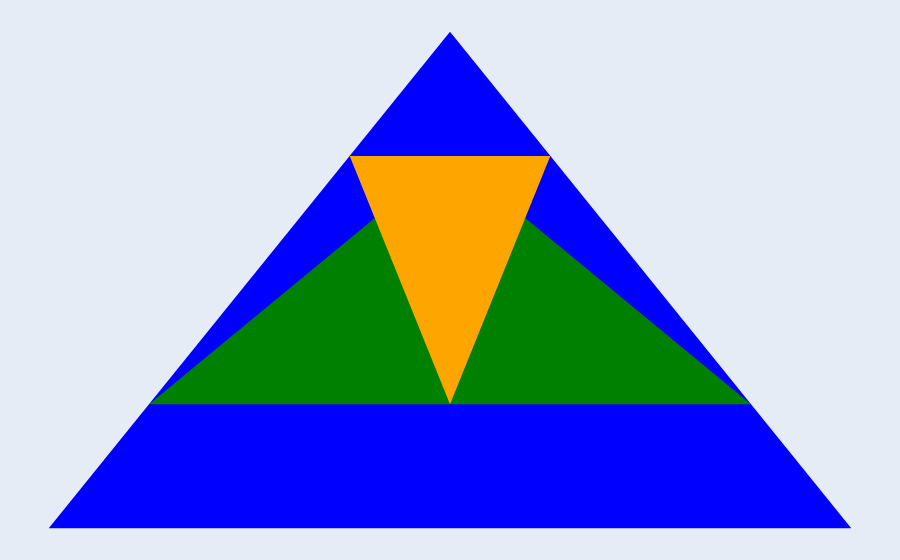

Here is the notebook cell this chart was saved with:
### Code cell
import plotly.graph_objects as go

# Определение вершин треугольника
vertices = [
    [0.5, 1],
    [0, 0],
    [1, 0]
]

# Цвета уровней
colors = ['blue', 'green', 'red', 'orange']

fig = go.Figure()

# Создание уровней треугольника
for i in range(4):
    level_vertices = [
        [0.5, 1 - i * 0.25],
        [0.5 - (0.5 * (1 - i * 0.25)), i * 0.25],
        [0.5 + (0.5 * (1 - i * 0.25)), i * 0.25],
    ]
    fig.add_trace(go.Scatter(
        x=[v[0] for v in level_vertices],
        y=[v[1] for v in level_vertices],
        fill='toself',
        fillcolor=colors[i],
        line=dict(color='rgba(0,0,0,0)')
    ))

fig.update_layout(
    showlegend=False,
    xaxis=dict(visible=False),
    yaxis=dict(visible=False),
    margin=dict(l=0, r=0, t=0, b=0)
)

fig.show()

### Figure 1 — Plotly figure (JSON) as saved in the notebook; plotly's stock layout.template omitted (floating-point values rounded to 4 significant figures)
{"data": [{"fill": "toself", "fillcolor": "blue", "line": {"color": "rgba(0,0,0,0)"}, "type": "scatter", "x": [0.5, 0, 1], "y": [1, 0, 0]}, {"fill": "toself", "fillcolor": "green", "line": {"color": "rgba(0,0,0,0)"}, "type": "scatter", "x": [0.5, 0.125, 0.875], "y": [0.75, 0.25, 0.25]}, {"fill": "toself", "fillcolor": "red", "line": {"color": "rgba(0,0,0,0)"}, "type": "scatter", "x": [0.5, 0.25, 0.75], "y": [0.5, 0.5, 0.5]}, {"fill": "toself", "fillcolor": "orange", "line": {"color": "rgba(0,0,0,0)"}, "type": "scatter", "x": [0.5, 0.375, 0.625], "y": [0.25, 0.75, 0.75]}], "layout": {"margin": {"b": 0, "l": 0, "r": 0, "t": 0}, "showlegend": false, "xaxis": {"visible": false}, "yaxis": {"visible": false}}}
